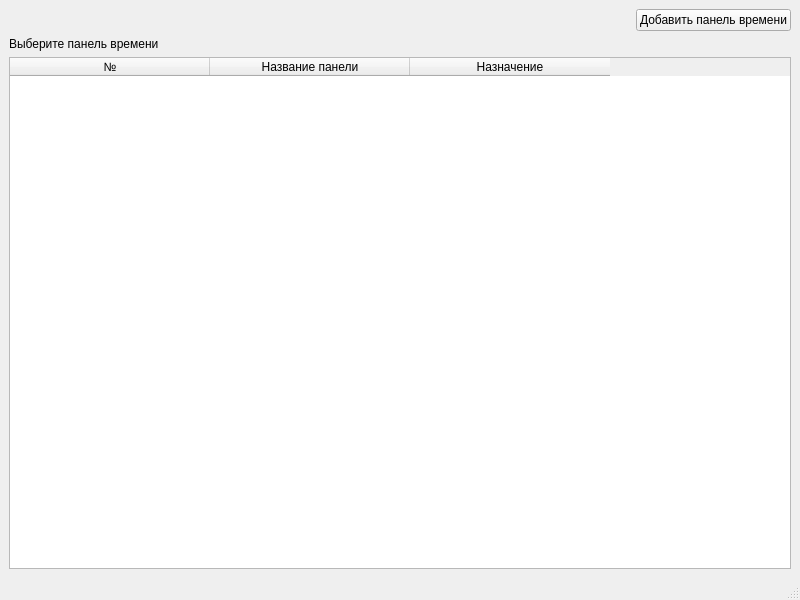
<?xml version="1.0" encoding="UTF-8"?>
<ui version="4.0">
 <class>MainWindow</class>
 <widget class="QMainWindow" name="MainWindow">
  <property name="geometry">
   <rect>
    <x>0</x>
    <y>0</y>
    <width>800</width>
    <height>600</height>
   </rect>
  </property>
  <property name="windowTitle">
   <string>MainWindow</string>
  </property>
  <widget class="QWidget" name="centralwidget">
   <layout class="QGridLayout" name="gridLayout">
    <item row="0" column="0">
     <layout class="QVBoxLayout" name="verticalLayout_2">
      <item>
       <layout class="QVBoxLayout" name="verticalLayout">
        <item>
         <layout class="QHBoxLayout" name="horizontalLayout">
          <item>
           <spacer name="horizontalSpacer">
            <property name="orientation">
             <enum>Qt::Horizontal</enum>
            </property>
            <property name="sizeHint" stdset="0">
             <size>
              <width>40</width>
              <height>20</height>
             </size>
            </property>
           </spacer>
          </item>
          <item>
           <widget class="QPushButton" name="pushButton">
            <property name="text">
             <string>Добавить панель времени</string>
            </property>
           </widget>
          </item>
         </layout>
        </item>
        <item>
         <widget class="QLabel" name="label">
          <property name="text">
           <string>Выберите панель времени</string>
          </property>
         </widget>
        </item>
       </layout>
      </item>
      <item>
       <widget class="QTableWidget" name="tableWidget">
        <attribute name="horizontalHeaderDefaultSectionSize">
         <number>200</number>
        </attribute>
        <column>
         <property name="text">
          <string>№</string>
         </property>
        </column>
        <column>
         <property name="text">
          <string>Название панели</string>
         </property>
        </column>
        <column>
         <property name="text">
          <string>Назначение</string>
         </property>
        </column>
       </widget>
      </item>
     </layout>
    </item>
   </layout>
  </widget>
  <widget class="QMenuBar" name="menubar">
   <property name="geometry">
    <rect>
     <x>0</x>
     <y>0</y>
     <width>800</width>
     <height>21</height>
    </rect>
   </property>
  </widget>
  <widget class="QStatusBar" name="statusbar"/>
  <action name="new_time_panel_action">
   <property name="checkable">
    <bool>true</bool>
   </property>
   <property name="text">
    <string>Добавить панель времени</string>
   </property>
  </action>
 </widget>
 <resources/>
 <connections/>
</ui>
